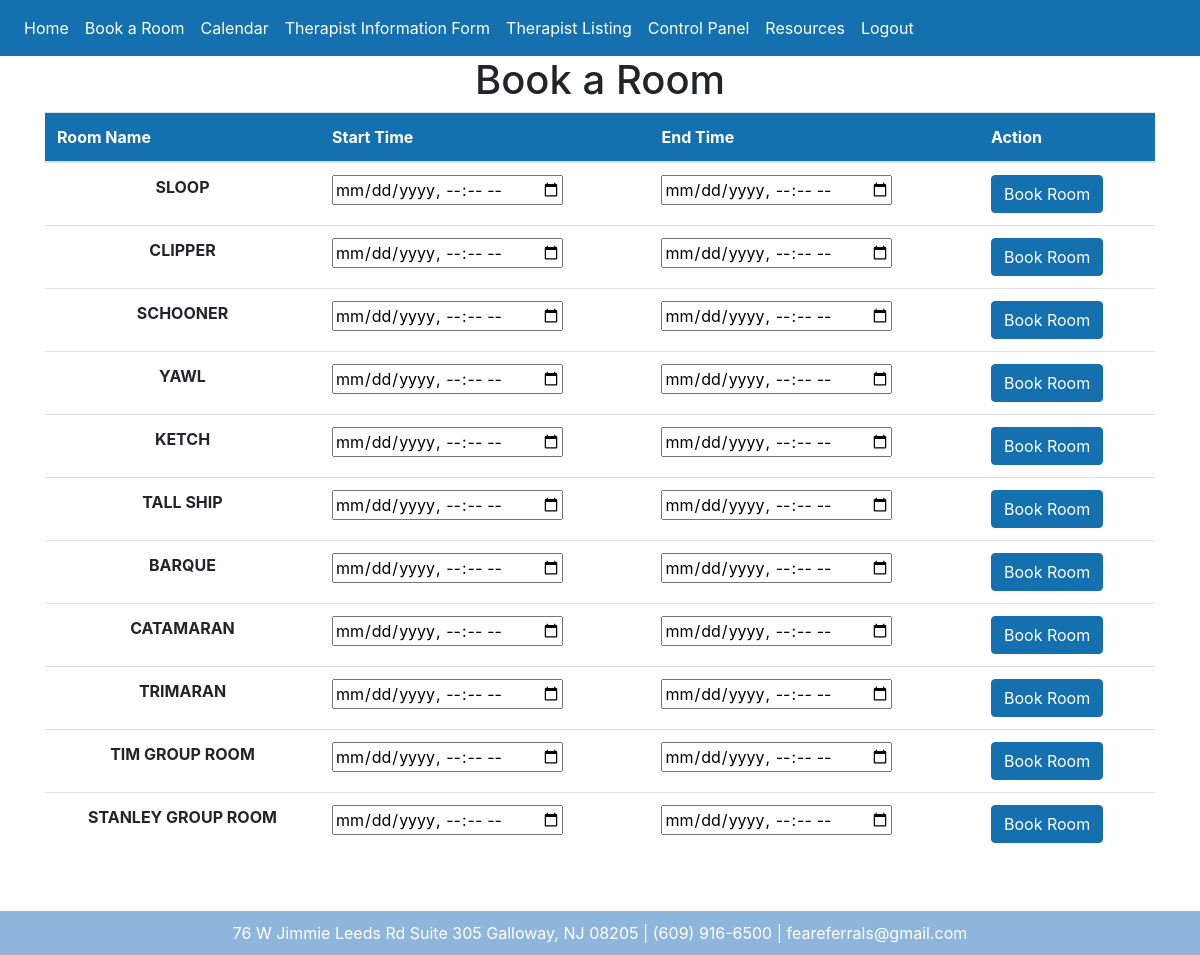
/book (signed in), run on the app's committed database.
### website/models.py (models this page shows)
class Room(db.Model):
    id = db.Column(db.Integer, primary_key=True)
    name = db.Column(db.String(50), nullable=False)

### website/views.py (the view, shortened to what this page needs)
@views.route('/book', methods=['GET', 'POST'])
@login_required
def book():
    if request.method == 'GET':
        rooms = Room.query.all()
        return render_template('book.html', rooms=rooms, user=current_user)
    return render_template('book.html', rooms=Room.query.all(), user=current_user)

### website/__init__.py (called while the page is built)
def create_app():
    app = Flask(__name__)
    app.config['SECRET_KEY'] = 'Team2 Stockton University'
    app.config['SQLALCHEMY_DATABASE_URI'] = f'sqlite:///{DB_NAME}'
    db.init_app(app)
    from .views import views
    from .auth import auth
    app.register_blueprint(views, url_prefix='/')
    app.register_blueprint(auth, url_prefix='/')
    from .models import User, Note, Therapist, Admin
    create_database(app)
    login_manager = LoginManager()
    login_manager.login_view = 'auth.login'  #Flask will redirect to auth.login if the user is not logged in.
    login_manager.init_app(app) #allows login_manager to use the app
    @login_manager.user_loader #Will look for PK and check if id = user_id in the database.
    def load_user(user_id):
        return User.query.get(int(user_id))
    return app

### website/templates/book.html (shortened to what this page needs)
{% extends "base.html" %}
{% block content %}
<!DOCTYPE html>
<html lang="en">
<h1 align="center">Book a Room</h1>
<body>
    <div class="room">
        <table class="table">
            <thead style="background-color: #1470af; color: white;">
                <tr>
                    <th scope="col">Room Name</th>
                    <th scope="col">Start Time</th>
                    <th scope="col">End Time</th>
                    <th scope="col">Action</th>
                </tr>
            </thead>
            <tbody>
                {% for room in rooms %}
                <tr>
                    <form method="POST" action="{{ url_for('views.book') }}">
                      <td style="text-align: center; text-transform: uppercase; font-weight: bold;">{{ room.name }}</td>
                      <td>
                            <input type="datetime-local" id="start_time-{{ room.id }}" name="start_time" required>
                        </td>
                        <td>
                            <input type="datetime-local" id="end_time-{{ room.id }}" name="end_time" required>
                        </td>
                        <td>
                            <button type="submit" class="btn btn-primary">Book Room</button>
                        </td>
                    </form>
                </tr>
                {% endfor %}
            </tbody>
        </table>
    </div>
</body>
</html>
{% endblock %}

### website/static/style.css (style rules this page uses)
.btn-primary { color: #fff; background-color: #1470af; border-color: #1470af; }
body { margin-bottom: 100px; }

### data on the page
Room: name "SLOOP"
Room: name "CLIPPER"
Room: name "SCHOONER"
Room: name "YAWL"
Room: name "KETCH"
Room: name "TALL SHIP"
Room: name "BARQUE"
Room: name "CATAMARAN"
Room: name "TRIMARAN"
Room: name "TIM GROUP ROOM"
Room: name "STANLEY GROUP ROOM"
